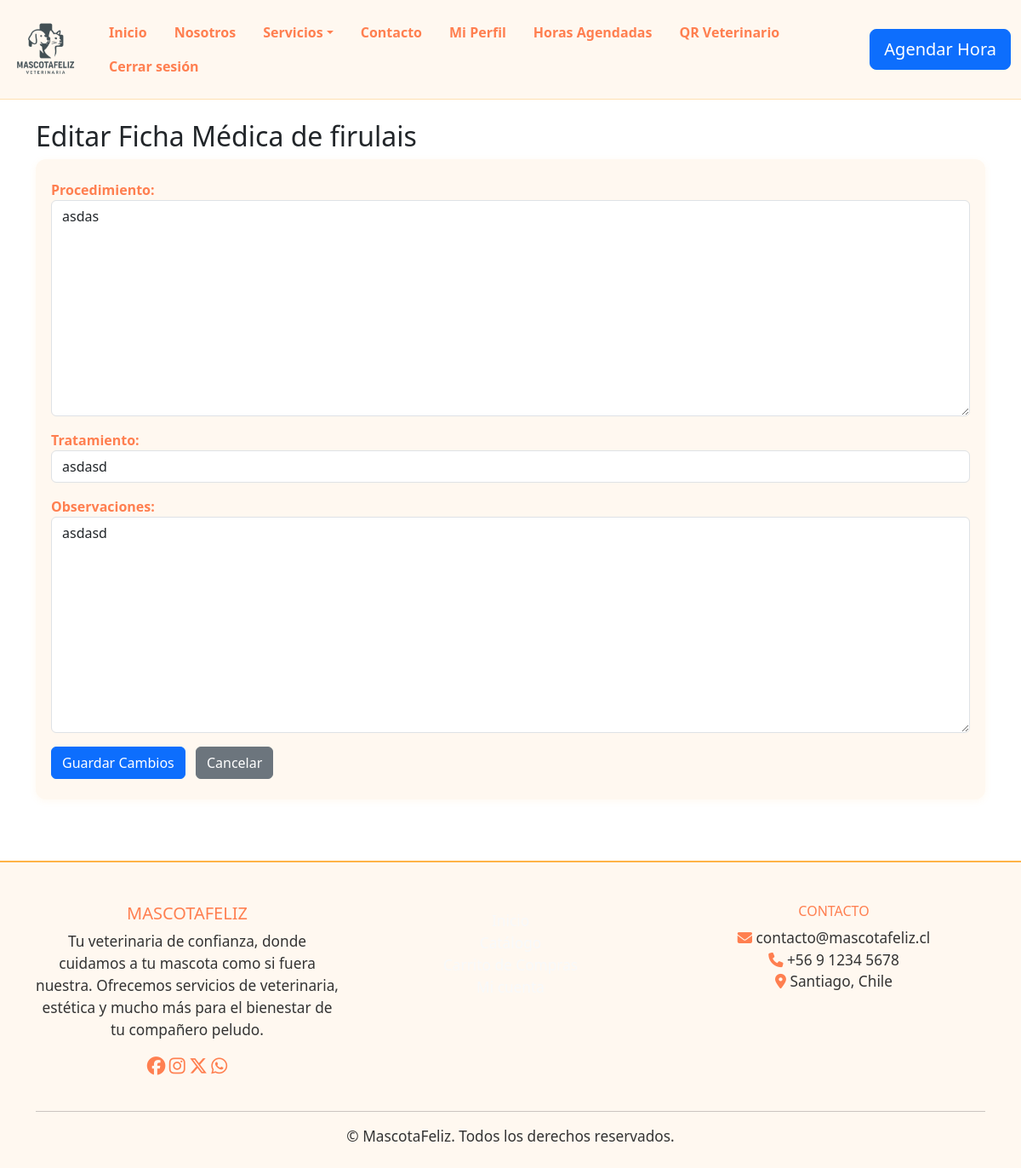
Screenshot of /ficha/editar/1/ (signed in) with the database file from the repository.
### mascota/models.py (models this page shows)
class FichaMedica(models.Model):
    mascota = models.ForeignKey(Mascota, on_delete=models.CASCADE, related_name='fichas')
    reserva = models.ForeignKey(Reserva, on_delete=models.CASCADE, related_name='fichas')
    veterinario = models.ForeignKey(Usuario, on_delete=models.SET_NULL, null=True, related_name='fichas_realizadas')
    fecha = models.DateTimeField(auto_now_add=True)
    procedimiento = models.TextField()
    tratamiento = models.CharField(max_length=100)
    observaciones = models.TextField(blank=True)

class Mascota(models.Model):
    nombre = models.CharField(max_length=100)
    tipo = models.CharField(max_length=50)
    edad = models.PositiveIntegerField()
    dueño = models.ForeignKey(Usuario, on_delete=models.CASCADE, related_name='mascotas')

### mascota/views.py (the view)
# urls.py: path('ficha/editar/<int:ficha_id>/', views.editar_ficha, name='editar_ficha'),
@login_required
def editar_ficha(request, ficha_id):
    ficha = get_object_or_404(FichaMedica, id=ficha_id)
    if request.method == 'POST':
        form = FichaMedicaForm(request.POST, instance=ficha)
        if form.is_valid():
            form.save()
            return redirect('ver_ficha', ficha_id=ficha.id)
    else:
        form = FichaMedicaForm(instance=ficha)
    return render(request, 'editar_ficha.html', {'form': form, 'ficha': ficha})

### mascota/forms.py
class FichaMedicaForm(forms.ModelForm):
    class Meta:
        model = FichaMedica
        fields = ['procedimiento', 'tratamiento', 'observaciones']
        widgets = {
            'procedimiento': forms.Textarea(attrs={'class': 'form-control'}),
            'tratamiento': forms.TextInput(attrs={'class': 'form-control'}),
            'observaciones': forms.Textarea(attrs={'class': 'form-control'}),
        }

### mascota/templates/editar_ficha.html (shortened to what this page needs)
{% load static %}
<!DOCTYPE html>
<html lang="es">
<head>
    <link rel="stylesheet" href="{% static 'css/styles.css' %}">
    <link rel="stylesheet" href="https://cdn.jsdelivr.net/npm/bootstrap@5.3.0/dist/css/bootstrap.min.css">
</head>
<body>
    {% include 'header.html' %}
    <div class="container py-4">
        <h2>Editar Ficha Médica de {{ ficha.mascota.nombre }}</h2>
        <form method="post">
            {{ form.as_p }}
            <button type="submit" class="btn btn-primary">Guardar Cambios</button>
            <a href="{% url 'ver_ficha' ficha.id %}" class="btn btn-secondary ms-2">Cancelar</a>
        </form>
    </div>
    {% include 'footer.html' %}
</body>
</html>

### mascota/static/css/styles.css (style rules this page uses)
html, body { height: 100%; min-height: 100%; }
body { background-color: #f9f9f9; color: #333; font-family: 'Segoe UI', Arial, sans-serif; display: flex; flex-direction: column; min-height: 100vh; }
form { background: #fff8f0; border-radius: 12px; padding: 24px 18px; box-shadow: 0 2px 8px rgba(255, 183, 77, 0.08); }
form label { color: #ff7f50; font-weight: 600; }
.btn-primary { background-color: #ffb347; border: none; color: #fff; font-weight: 600; transition: background 0.2s, color 0.2s; }

### rows the page displays
FichaMedica: mascota.nombre "firulais", procedimiento "asdas", tratamiento "asdasd", observaciones "asdasd"
